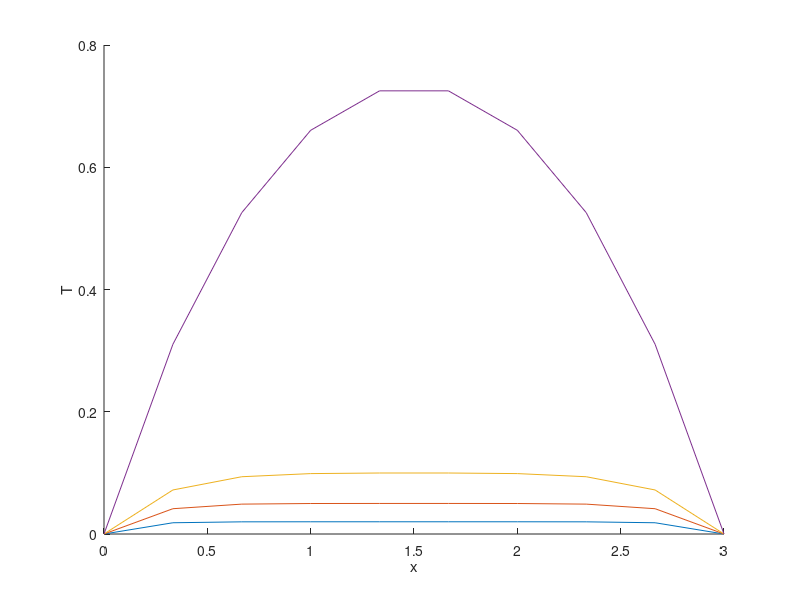

Recreate this plot in MATLAB.
clear 
close all
% Initialize number of nodes and constants
N = 10;
alpha=1;
L = 3;

g = 1;
h = L/(N-1); dt = 0.0001;
% Initialize domain
x = linspace(0,L,N);
x1 = x;
% Initialize and plot heat distribTtion at t = 0
T = zeros(1,N); 
hold on
% Calculate heat at specified times
t = [0.02,0.05,0.1,1];
jmax = t/dt;
k = 1;
for j = 1:jmax(4) 
    Told = T;
for i=2:N-1    
T(i) = Told(i) + alpha*dt/h^2*(Told(i-1)- 2*Told(i)+Told(i+1)) + g*dt;
end
% clf
% plot(x,T)
% xlim([0 3])
% ylim([0 2])
% pause(0.00000001)

if j == jmax(k)
plot(x,T)
xlabel('x')
ylabel('T')
k = k+1;
end
end